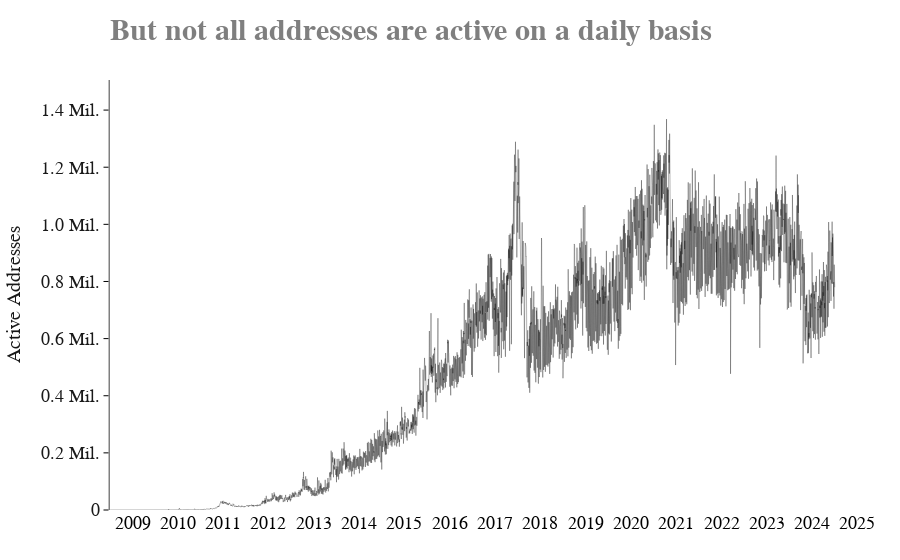

The cell this chart's notebook holds for it:
### Code cell
# Create plot
fig4 = go.Figure()

fig4.add_trace(go.Scatter(
    x=btc_data['date'],
    y=btc_data['active_addrs'],
    line=dict(color="rgba(0, 0, 0, 0.3)", width=1),
    mode='lines',
    name="Active Addresses"
))
update_hover_template(fig4, trace_type="transactions")

fig4.update_layout(
    base_layout,
    title={'text': "<span style='color:rgba(0, 0, 0, 0.5);'>But not all addresses are active on a daily basis</span>"},
    xaxis=dict(
        range=["2009-01-01", "2025-12-31"],
        title=None,
        title_font_size=18,
        tickformat="%Y",
        tickvals=pd.date_range("2009-01-01", "2025-12-31", freq="YS") + pd.Timedelta(days=182.5)
    ),
    yaxis=dict(
        title="Active Addresses",
        title_font_size=20,
        tickfont=dict(color="rgba(0, 0, 0, 0.9)"),
        titlefont=dict(color="rgba(0, 0, 0, 0.9)"),
        linecolor="rgba(0, 0, 0, 0.5)",
        tickcolor="rgba(0, 0, 0, 1)",
        linewidth=1.5,
        showline=True,
        ticks='outside',
        side='left',
        tickmode='array',
        range=[0, btc_data['active_addrs'].max() * 1.1],
        tickvals=[x for x in range(0, 1400000 + 1, 200000)],
        ticktext=['0', '0.2 Mil.', '0.4 Mil.', '0.6 Mil.', '0.8 Mil.', '1.0 Mil.', '1.2 Mil.', '1.4 Mil.']
    )
)

# Save and display the second figure
pio.write_image(fig=fig4, file='fig4.png', scale=3.5, width=1206, height=450)
fig4.show()

### Figure 1 — Plotly figure (JSON) as saved in the notebook; plotly's stock layout.template omitted (floating-point values rounded to 4 significant figures; data arrays with more than 128 entries replaced by an {"elided": "..."} marker saying what was removed)
{"data": [{"hovertemplate": "<b>Date:</b> %{x|%b %d, %Y}<br><b>Transaction count:</b> %{y:,}<br><extra></extra>", "line": {"color": "rgba(0, 0, 0, 0.3)", "width": 1}, "mode": "lines", "name": "Active Addresses", "type": "scatter", "x": {"elided": "5843 str values"}, "y": {"elided": "5843 int values"}}], "layout": {"font": {"color": "black", "family": "Times New Roman", "size": 18}, "margin": {"b": 50, "l": 80, "r": 20, "t": 80}, "paper_bgcolor": "white", "plot_bgcolor": "white", "showlegend": false, "title": {"font": {"family": "Times New Roman", "size": 30, "weight": "bold"}, "text": "<span style='color:rgba(0, 0, 0, 0.5);'>But not all addresses are active on a daily basis</span>", "x": 0, "xref": "paper"}, "xaxis": {"range": ["2009-01-01", "2025-12-31"], "tickformat": "%Y", "tickvals": ["2009-07-02T12:00:00", "2010-07-02T12:00:00", "2011-07-02T12:00:00", "2012-07-01T12:00:00", "2013-07-02T12:00:00", "2014-07-02T12:00:00", "2015-07-02T12:00:00", "2016-07-01T12:00:00", "2017-07-02T12:00:00", "2018-07-02T12:00:00", "2019-07-02T12:00:00", "2020-07-01T12:00:00", "2021-07-02T12:00:00", "2022-07-02T12:00:00", "2023-07-02T12:00:00", "2024-07-01T12:00:00", "2025-07-02T12:00:00"], "title": {"font": {"size": 18}}}, "yaxis": {"linecolor": "rgba(0, 0, 0, 0.5)", "linewidth": 1.5, "range": [0, 1505000.0], "showline": true, "side": "left", "tickcolor": "rgba(0, 0, 0, 1)", "tickfont": {"color": "rgba(0, 0, 0, 0.9)"}, "tickmode": "array", "ticks": "outside", "ticktext": ["0", "0.2 Mil.", "0.4 Mil.", "0.6 Mil.", "0.8 Mil.", "1.0 Mil.", "1.2 Mil.", "1.4 Mil."], "tickvals": [0, 200000, 400000, 600000, 800000, 1000000, 1200000, 1400000], "title": {"font": {"color": "rgba(0, 0, 0, 0.9)", "size": 20}, "text": "Active Addresses"}}}}
